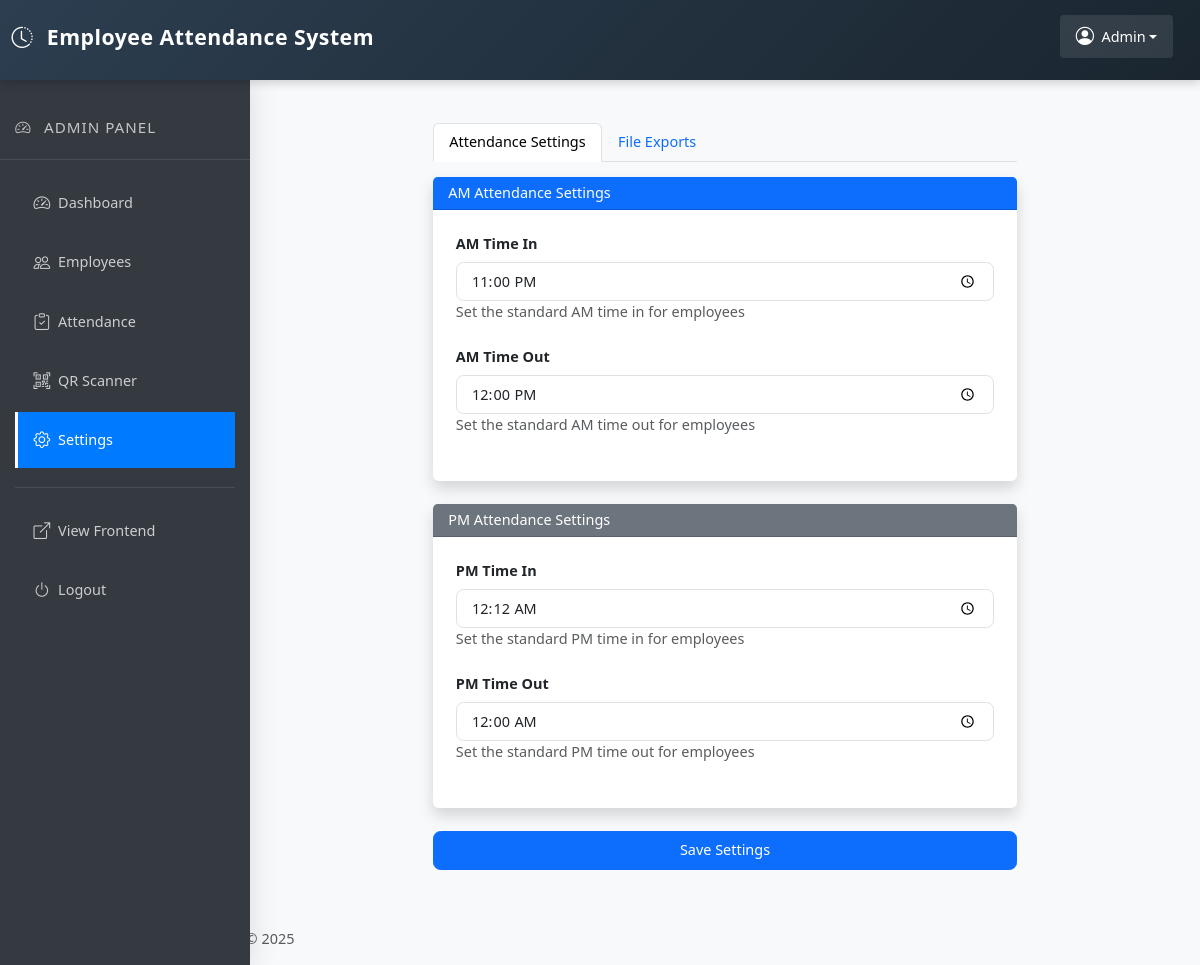
/views/admin/settings.php (signed in), run on an earlier commit of the app's database.
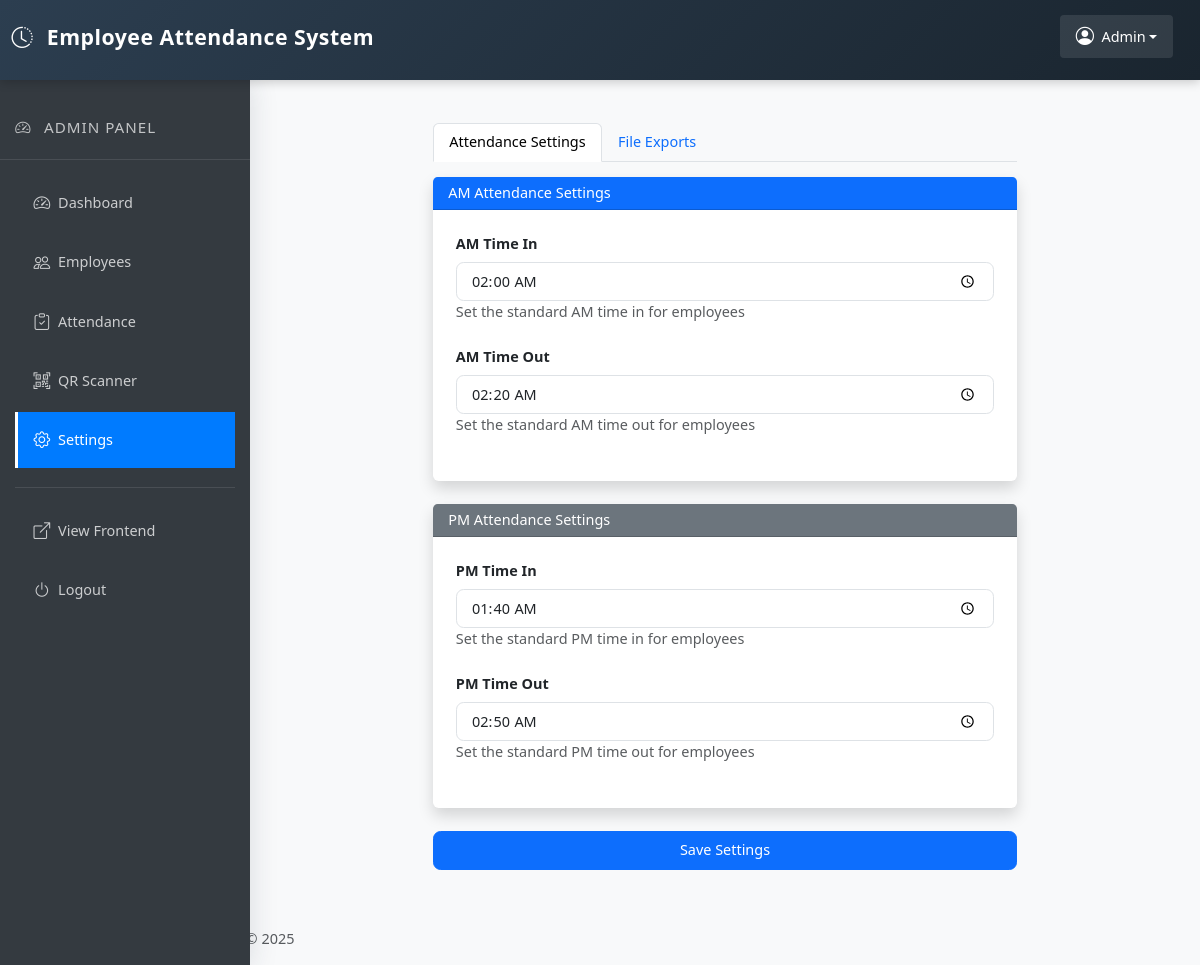
And on a later commit of the database.
### tables this page shows
CREATE TABLE `settings` (
  `id` int(11) NOT NULL,
  `set_am_time_in` time NOT NULL,
  `set_am_time_out` time NOT NULL,
  `set_pm_time_in` time NOT NULL,
  `set_pm_time_out` time NOT NULL
);

### views/admin/settings.php (the view, shortened to what the changed rows need)
<?php
require_once '../../includes/admin/header.php';
require_once '../../db/connect.php';
$query = "SELECT * FROM settings WHERE id = 1";
$result = $conn->query($query);
$settings = $result->fetch_assoc();
?>
    <link rel="stylesheet" href="../../assets/css/bootstrap.min.css">
    <link rel="stylesheet" href="https://cdnjs.cloudflare.com/ajax/libs/font-awesome/6.0.0-beta3/css/all.min.css">
<div class="main-content">
    <div class="container-fluid mt-4">
        <div class="row">
            <div class="col-md-8 mx-auto">
                <div class="tab-content" id="settingsTabsContent">
                    <div class="tab-pane fade show active" id="attendance-settings" role="tabpanel" aria-labelledby="attendance-tab">
                        <form id="attendanceSettingsForm" class="needs-validation" novalidate>
                            <div class="card shadow border-0 mb-4">
                                <div class="card-body p-4">
                                    <div class="mb-4">
                                        <label class="form-label fw-bold">AM Time In</label>
                                        <input type="time" class="form-control form-control-lg" name="set_am_time_in"
                                            value="<?php echo $settings['set_am_time_in']; ?>" required>
                                        <small class="text-muted">Set the standard AM time in for employees</small>
                                    </div>
                                    <div class="mb-4">
                                        <label class="form-label fw-bold">AM Time Out</label>
                                        <input type="time" class="form-control form-control-lg" name="set_am_time_out"
                                            value="<?php echo $settings['set_am_time_out']; ?>" required>
                                        <small class="text-muted">Set the standard AM time out for employees</small>
                                    </div>
                                </div>
                            </div>
                            <div class="card shadow border-0 mb-4">
                                <div class="card-body p-4">
                                    <div class="mb-4">
                                        <label class="form-label fw-bold">PM Time In</label>
                                        <input type="time" class="form-control form-control-lg" name="set_pm_time_in"
                                            value="<?php
                                                if (isset($settings['set_pm_time_in'])) {
                                                    echo substr($settings['set_pm_time_in'], 0, 5);
                                                }
                                            ?>" required>
                                        <small class="text-muted">Set the standard PM time in for employees</small>
                                    </div>
                                    <div class="mb-4">
                                        <label class="form-label fw-bold">PM Time Out</label>
                                        <input type="time" class="form-control form-control-lg" name="set_pm_time_out"
                                            value="<?php
                                                if (isset($settings['set_pm_time_out'])) {
                                                    echo substr($settings['set_pm_time_out'], 0, 5);
                                                }
                                            ?>" required>
                                        <small class="text-muted">Set the standard PM time out for employees</small>
                                    </div>
                                </div>
                            </div>
                        </form>
                    </div>
                </div>
            </div>
        </div>
    </div>
</div>
<?php require_once '../../includes/admin/footer.php'; ?>

What changed in the data, as far as the page shows it:
changed settings: set_am_time_in "23:00:00" → "02:00:00"; set_am_time_out "12:00:00" → "02:20:00"; set_pm_time_in "00:12" → "01:40"; set_pm_time_out "00:00" → "02:50"
